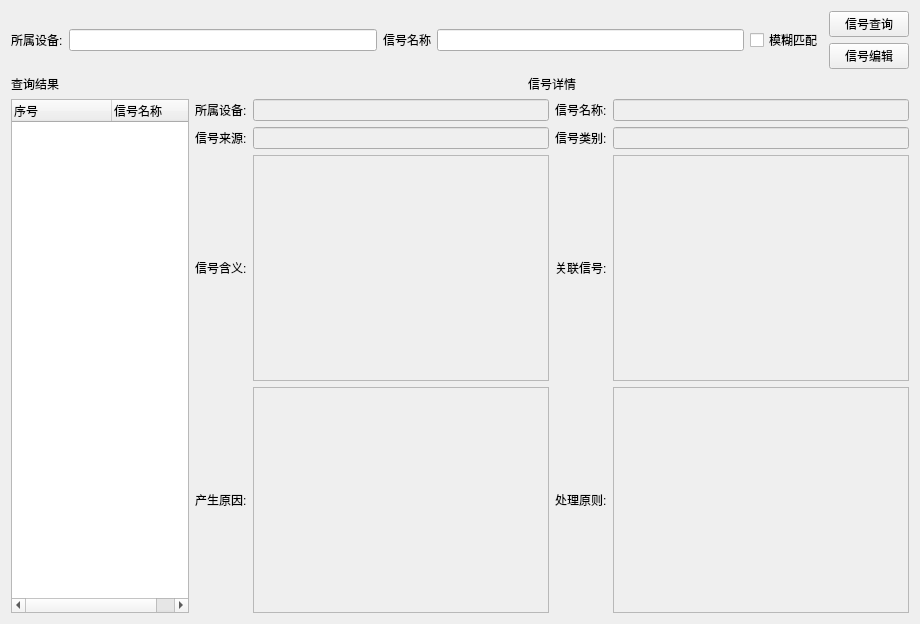
<?xml version="1.0" encoding="UTF-8"?>
<ui version="4.0">
 <class>MainWidget</class>
 <widget class="QWidget" name="MainWidget">
  <property name="geometry">
   <rect>
    <x>0</x>
    <y>0</y>
    <width>920</width>
    <height>624</height>
   </rect>
  </property>
  <property name="windowTitle">
   <string>MainWidget</string>
  </property>
  <layout class="QVBoxLayout" name="verticalLayout_4">
   <item>
    <layout class="QHBoxLayout" name="horizontalLayout_3">
     <item>
      <layout class="QHBoxLayout" name="horizontalLayout_2">
       <item>
        <layout class="QHBoxLayout" name="horizontalLayout">
         <item>
          <widget class="QLabel" name="label">
           <property name="text">
            <string>所属设备:</string>
           </property>
          </widget>
         </item>
         <item>
          <widget class="QLineEdit" name="lineEdit_SignalDevice_Search"/>
         </item>
         <item>
          <widget class="QLabel" name="label_2">
           <property name="text">
            <string>信号名称</string>
           </property>
          </widget>
         </item>
         <item>
          <widget class="QLineEdit" name="lineEdit_SignalName_Search"/>
         </item>
        </layout>
       </item>
       <item>
        <widget class="QCheckBox" name="checkBox_Blur">
         <property name="text">
          <string>模糊匹配</string>
         </property>
        </widget>
       </item>
      </layout>
     </item>
     <item>
      <layout class="QVBoxLayout" name="verticalLayout">
       <item>
        <widget class="QPushButton" name="pushButton_SignalSearch">
         <property name="text">
          <string>信号查询</string>
         </property>
         <property name="autoDefault">
          <bool>false</bool>
         </property>
        </widget>
       </item>
       <item>
        <widget class="QPushButton" name="pushButton_SignalEdit">
         <property name="text">
          <string>信号编辑</string>
         </property>
         <property name="checkable">
          <bool>true</bool>
         </property>
         <property name="checked">
          <bool>false</bool>
         </property>
        </widget>
       </item>
      </layout>
     </item>
    </layout>
   </item>
   <item>
    <layout class="QHBoxLayout" name="horizontalLayout_4" stretch="1,4">
     <item>
      <layout class="QVBoxLayout" name="verticalLayout_3" stretch="0,0">
       <property name="sizeConstraint">
        <enum>QLayout::SetDefaultConstraint</enum>
       </property>
       <item>
        <widget class="QLabel" name="label_3">
         <property name="autoFillBackground">
          <bool>true</bool>
         </property>
         <property name="text">
          <string>查询结果</string>
         </property>
        </widget>
       </item>
       <item>
        <widget class="QTreeWidget" name="treeWidget_SearchResult">
         <property name="sortingEnabled">
          <bool>false</bool>
         </property>
         <attribute name="headerCascadingSectionResizes">
          <bool>false</bool>
         </attribute>
         <attribute name="headerDefaultSectionSize">
          <number>100</number>
         </attribute>
         <column>
          <property name="text">
           <string>序号</string>
          </property>
         </column>
         <column>
          <property name="text">
           <string>信号名称</string>
          </property>
         </column>
        </widget>
       </item>
      </layout>
     </item>
     <item>
      <layout class="QVBoxLayout" name="verticalLayout_2">
       <item>
        <widget class="QLabel" name="label_12">
         <property name="text">
          <string>信号详情</string>
         </property>
         <property name="alignment">
          <set>Qt::AlignCenter</set>
         </property>
        </widget>
       </item>
       <item>
        <layout class="QGridLayout" name="gridLayout">
         <item row="0" column="0">
          <widget class="QLabel" name="label_4">
           <property name="text">
            <string>所属设备:</string>
           </property>
          </widget>
         </item>
         <item row="0" column="1">
          <widget class="QLineEdit" name="lineEdit_SignalDevice">
           <property name="enabled">
            <bool>false</bool>
           </property>
          </widget>
         </item>
         <item row="0" column="2">
          <widget class="QLabel" name="label_5">
           <property name="text">
            <string>信号名称:</string>
           </property>
          </widget>
         </item>
         <item row="0" column="3">
          <widget class="QLineEdit" name="lineEdit_SignalName">
           <property name="enabled">
            <bool>false</bool>
           </property>
          </widget>
         </item>
         <item row="1" column="0">
          <widget class="QLabel" name="label_7">
           <property name="text">
            <string>信号来源:</string>
           </property>
          </widget>
         </item>
         <item row="1" column="1">
          <widget class="QLineEdit" name="lineEdit_SignalFrom">
           <property name="enabled">
            <bool>false</bool>
           </property>
          </widget>
         </item>
         <item row="1" column="2">
          <widget class="QLabel" name="label_6">
           <property name="text">
            <string>信号类别:</string>
           </property>
          </widget>
         </item>
         <item row="1" column="3">
          <widget class="QLineEdit" name="lineEdit_SignalType">
           <property name="enabled">
            <bool>false</bool>
           </property>
          </widget>
         </item>
         <item row="2" column="0">
          <widget class="QLabel" name="label_9">
           <property name="text">
            <string>信号含义:</string>
           </property>
          </widget>
         </item>
         <item row="2" column="1">
          <widget class="QTextEdit" name="textEdit_SignalMeaning">
           <property name="enabled">
            <bool>false</bool>
           </property>
           <property name="readOnly">
            <bool>false</bool>
           </property>
          </widget>
         </item>
         <item row="2" column="2">
          <widget class="QLabel" name="label_8">
           <property name="text">
            <string>关联信号:</string>
           </property>
          </widget>
         </item>
         <item row="2" column="3">
          <widget class="QTextEdit" name="textEdit_SignalConnected">
           <property name="enabled">
            <bool>false</bool>
           </property>
          </widget>
         </item>
         <item row="3" column="0">
          <widget class="QLabel" name="label_11">
           <property name="text">
            <string>产生原因:</string>
           </property>
          </widget>
         </item>
         <item row="3" column="1">
          <widget class="QTextEdit" name="textEdit_SignalReason">
           <property name="enabled">
            <bool>false</bool>
           </property>
           <property name="readOnly">
            <bool>false</bool>
           </property>
          </widget>
         </item>
         <item row="3" column="2">
          <widget class="QLabel" name="label_10">
           <property name="text">
            <string>处理原则:</string>
           </property>
          </widget>
         </item>
         <item row="3" column="3">
          <widget class="QTextEdit" name="textEdit_SignalHandler">
           <property name="enabled">
            <bool>false</bool>
           </property>
          </widget>
         </item>
        </layout>
       </item>
      </layout>
     </item>
    </layout>
   </item>
  </layout>
 </widget>
 <layoutdefault spacing="6" margin="11"/>
 <resources/>
 <connections/>
</ui>
